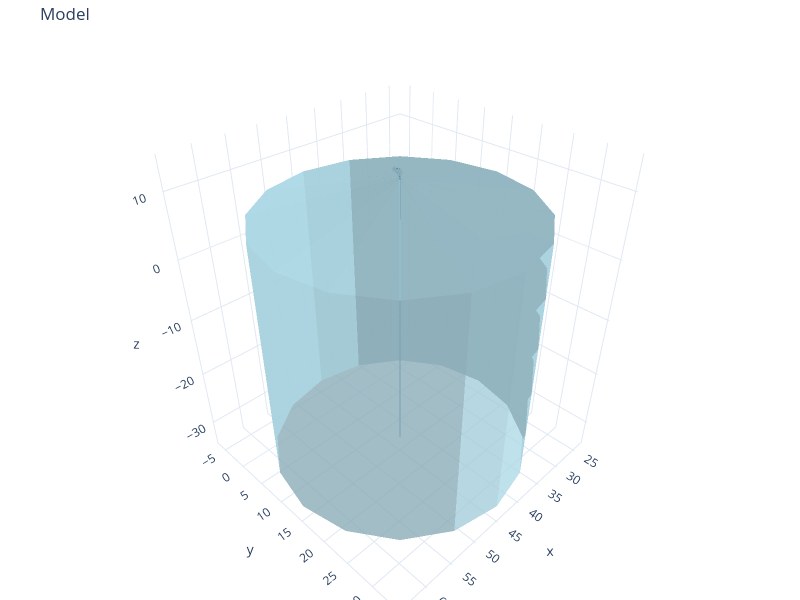

Notebook cell for this chart:
### Code cell
fig = plot_model(
    swc_model=swc_model_with_sink_um,
    point_set=synpts_pointset_um,
    point_size=9,
    point_color="crimson",
)

# fig.update_layout(
#     scene=dict(
#         xaxis=dict(visible=False), yaxis=dict(visible=False), zaxis=dict(visible=False)
#     )
# )

fig.show()

### Figure 1 — Plotly figure (JSON) as saved in the notebook; plotly's stock layout.template omitted (floating-point values rounded to 4 significant figures; data arrays with more than 128 entries replaced by an {"elided": "..."} marker saying what was removed)
{"data": [{"color": "lightblue", "flatshading": true, "i": {"elided": "768 int values"}, "j": {"elided": "768 int values"}, "k": {"elided": "768 int values"}, "name": "frusta", "opacity": 0.8, "type": "mesh3d", "x": {"elided": "768 float values"}, "y": {"elided": "768 float values"}, "z": {"elided": "768 float values"}}, {"line": {"color": "#1f77b4", "width": 2}, "mode": "lines", "name": "centroid", "type": "scatter3d", "x": [43.59, 43.72, null, 43.72, 43.85, null, 43.85, 43.94, null, 43.85, 43.85, null, 43.94, 44.03, null, 44.03, 44.11, null, 44.11, 44.13, null, 44.13, 44.12, null, 44.12, 44.17, null, 44.17, 44.39, null, 44.39, 44.54, null, 44.54, 44.58, null, 44.58, 44.63, null, 44.58, 44.42, null, 44.63, 44.71, null, 44.42, 44.25, null, 44.25, 44.14, null, 44.14, 44.11, null, 44.11, 44.12, null, 43.85, 43.85, null, 43.85, 43.85, null, 43.85, 43.85, null, 43.85, 43.85, null, 43.85, 43.85, null], "y": [14.14, 14.02, null, 14.02, 14.03, null, 14.03, 14.06, null, 14.03, 14.03, null, 14.06, 14.13, null, 14.13, 14.19, null, 14.19, 14.25, null, 14.25, 14.27, null, 14.27, 14.26, null, 14.26, 14.15, null, 14.15, 14.01, null, 14.01, 13.9, null, 13.9, 13.78, null, 13.9, 13.99, null, 13.78, 13.65, null, 13.99, 14.13, null, 14.13, 14.23, null, 14.23, 14.28, null, 14.28, 14.27, null, 14.03, 14.03, null, 14.03, 14.03, null, 14.03, 14.03, null, 14.03, 14.03, null, 14.03, 14.03, null], "z": [11.45, 11.59, null, 11.59, 11.79, null, 11.79, 12.02, null, 11.79, 6.791, null, 12.02, 12.24, null, 12.24, 12.46, null, 12.46, 12.7, null, 12.7, 12.74, null, 12.74, 12.76, null, 12.76, 12.78, null, 12.78, 12.91, null, 12.91, 13.13, null, 13.13, 13.25, null, 13.13, 13.28, null, 13.25, 13.37, null, 13.28, 13.22, null, 13.22, 13.02, null, 13.02, 12.78, null, 12.78, 12.74, null, 6.791, -1.209, null, -1.209, -9.209, null, -9.209, -17.21, null, -17.21, -25.21, null, -25.21, -33.21, null]}, {"color": "crimson", "flatshading": true, "i": {"elided": "720 int values"}, "j": {"elided": "720 int values"}, "k": {"elided": "720 int values"}, "name": "points", "opacity": 1, "type": "mesh3d", "x": {"elided": "372 float values"}, "y": {"elided": "372 float values"}, "z": {"elided": "372 float values"}}], "layout": {"height": 600, "margin": {"b": 0, "l": 0, "r": 0, "t": 40}, "scene": {"aspectmode": "data"}, "showlegend": false, "title": {"text": "Model"}, "width": 800}}
